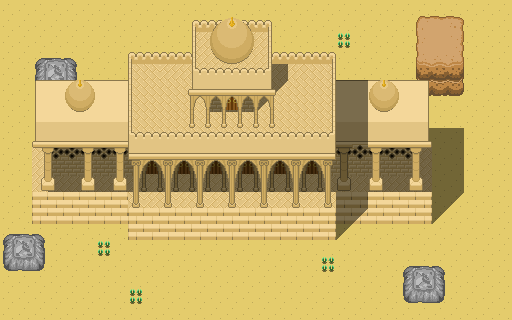

The image is a tile-based game level rendered from a .tmx file. Its description and source (layers, tilesets, objects; grid data summarised) follow:
An orthogonal 32x20 tile map with 16x16 px tiles, 9 tile layers, 2 tilesets.

<map version="1.0" orientation="orthogonal" width="32" height="20" tilewidth="16" tileheight="16">
 <tileset firstgid="1" nameID="limbusdev_world2" tilewidth="16" tileheight="16">
  <image source="../spritesheets/limbusdev_world2.png" width="1024" height="1024" />
 </tileset>
 <tileset firstgid="4097" nameID="limbusdev_oriental" tilewidth="16" tileheight="16">
  <image source="../spritesheets/limbusdev_oriental.png" width="1024" height="1024" />
 </tileset>
 <layer nameID="ground1" width="32" height="20">
  <data>[640 cells, 640 non-empty, 4 distinct tile ids]</data>
 </layer>
 <layer nameID="walls0" width="32" height="20">
  <data>[640 cells, 110 non-empty, 19 distinct tile ids]</data>
 </layer>
 <layer nameID="shadow1" width="32" height="20">
  <data>[640 cells, 54 non-empty, 2 distinct tile ids]</data>
 </layer>
 <layer nameID="walls1" width="32" height="20">
  <data>[640 cells, 156 non-empty, 55 distinct tile ids]</data>
 </layer>
 <layer nameID="shadow2" width="32" height="20">
  <data>[640 cells, 2 non-empty, 1 distinct tile ids]</data>
 </layer>
 <layer nameID="objects1" width="32" height="20">
  <data>[640 cells, 37 non-empty, 14 distinct tile ids]</data>
 </layer>
 <layer nameID="shadow3" width="32" height="20">
  <data>[640 cells, 34 non-empty, 1 distinct tile ids]</data>
 </layer>
 <layer nameID="tops1" width="32" height="20">
  <data>[640 cells, 132 non-empty, 49 distinct tile ids]</data>
 </layer>
 <layer nameID="tops2" width="32" height="20">
  <data>[640 cells, 18 non-empty, 5 distinct tile ids]</data>
 </layer>
</map>
